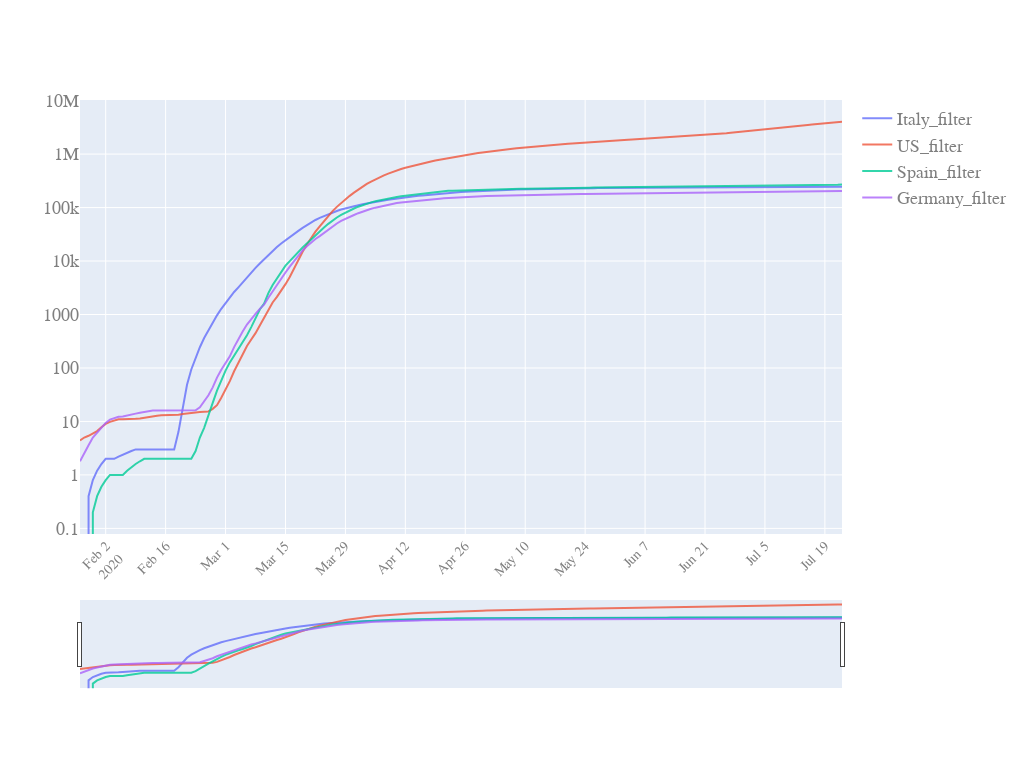

Here is the notebook cell this chart was saved with:
### Code cell
start_pos=5
quick_plot(df_analyse.date[start_pos:],
           df_analyse[filter_cols].iloc[start_pos:,:], #['US','US_filter']
           y_scale='log',
           slider=True)

### Figure 1 — Plotly figure (JSON) as saved in the notebook; plotly's stock layout.template omitted (floating-point values rounded to 4 significant figures; data arrays with more than 128 entries replaced by an {"elided": "..."} marker saying what was removed)
{"data": [{"name": "Italy_filter", "opacity": 0.8, "type": "scatter", "x": {"elided": "179 str values"}, "y": {"elided": "179 float values"}}, {"name": "US_filter", "opacity": 0.8, "type": "scatter", "x": {"elided": "179 str values"}, "y": {"elided": "179 float values"}}, {"name": "Spain_filter", "opacity": 0.8, "type": "scatter", "x": {"elided": "179 str values"}, "y": {"elided": "179 float values"}}, {"name": "Germany_filter", "opacity": 0.8, "type": "scatter", "x": {"elided": "179 str values"}, "y": {"elided": "179 float values"}}], "layout": {"autosize": true, "font": {"color": "#7f7f7f", "family": "PT Sans, monospace", "size": 18}, "height": 768, "width": 1024, "xaxis": {"nticks": 20, "rangeslider": {"visible": true}, "tickangle": -45, "tickfont": {"color": "#7f7f7f", "size": 14}}, "yaxis": {"type": "log"}}}
